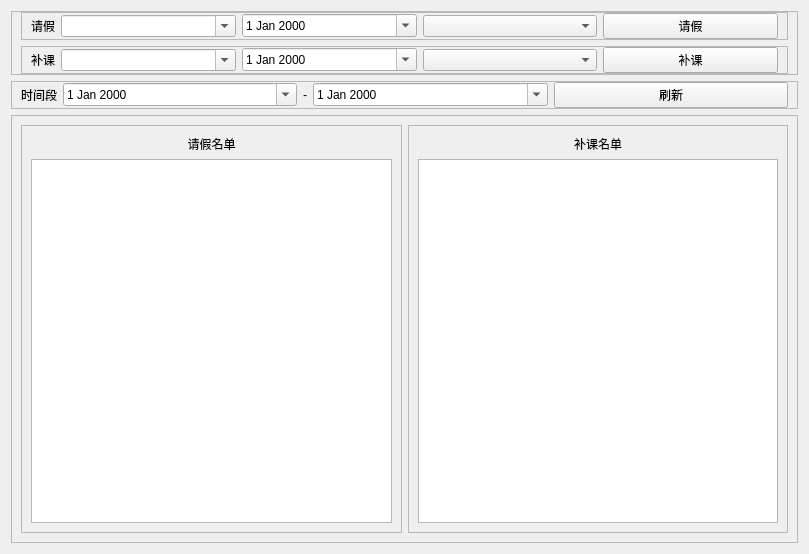
<?xml version="1.0" encoding="UTF-8"?>
<ui version="4.0">
 <class>LeaveAndMakeup</class>
 <widget class="QWidget" name="LeaveAndMakeup">
  <property name="geometry">
   <rect>
    <x>0</x>
    <y>0</y>
    <width>809</width>
    <height>554</height>
   </rect>
  </property>
  <property name="windowTitle">
   <string>Form</string>
  </property>
  <layout class="QVBoxLayout" name="verticalLayout">
   <item>
    <widget class="QFrame" name="frame">
     <property name="frameShape">
      <enum>QFrame::StyledPanel</enum>
     </property>
     <property name="frameShadow">
      <enum>QFrame::Raised</enum>
     </property>
     <layout class="QVBoxLayout" name="verticalLayout_2">
      <property name="topMargin">
       <number>0</number>
      </property>
      <property name="bottomMargin">
       <number>0</number>
      </property>
      <item>
       <widget class="QFrame" name="frame_4">
        <property name="frameShape">
         <enum>QFrame::StyledPanel</enum>
        </property>
        <property name="frameShadow">
         <enum>QFrame::Raised</enum>
        </property>
        <layout class="QHBoxLayout" name="horizontalLayout_3">
         <property name="topMargin">
          <number>0</number>
         </property>
         <property name="bottomMargin">
          <number>0</number>
         </property>
         <item>
          <widget class="QLabel" name="label_5">
           <property name="sizePolicy">
            <sizepolicy hsizetype="Maximum" vsizetype="Preferred">
             <horstretch>0</horstretch>
             <verstretch>0</verstretch>
            </sizepolicy>
           </property>
           <property name="text">
            <string>请假</string>
           </property>
          </widget>
         </item>
         <item>
          <widget class="QComboBox" name="comboBox_leave_name">
           <property name="editable">
            <bool>true</bool>
           </property>
          </widget>
         </item>
         <item>
          <widget class="QDateEdit" name="dateEdit_leave">
           <property name="calendarPopup">
            <bool>true</bool>
           </property>
          </widget>
         </item>
         <item>
          <widget class="QComboBox" name="comboBox_leave_classTime"/>
         </item>
         <item>
          <widget class="QPushButton" name="pushButton_leave">
           <property name="text">
            <string>请假</string>
           </property>
          </widget>
         </item>
        </layout>
       </widget>
      </item>
      <item>
       <widget class="QFrame" name="frame_5">
        <property name="frameShape">
         <enum>QFrame::StyledPanel</enum>
        </property>
        <property name="frameShadow">
         <enum>QFrame::Raised</enum>
        </property>
        <layout class="QHBoxLayout" name="horizontalLayout_4">
         <property name="topMargin">
          <number>0</number>
         </property>
         <property name="bottomMargin">
          <number>0</number>
         </property>
         <item>
          <widget class="QLabel" name="label_6">
           <property name="sizePolicy">
            <sizepolicy hsizetype="Maximum" vsizetype="Preferred">
             <horstretch>0</horstretch>
             <verstretch>0</verstretch>
            </sizepolicy>
           </property>
           <property name="text">
            <string>补课</string>
           </property>
          </widget>
         </item>
         <item>
          <widget class="QComboBox" name="comboBox_makeUp_name">
           <property name="editable">
            <bool>true</bool>
           </property>
          </widget>
         </item>
         <item>
          <widget class="QDateEdit" name="dateEdit_makeUp">
           <property name="calendarPopup">
            <bool>true</bool>
           </property>
          </widget>
         </item>
         <item>
          <widget class="QComboBox" name="comboBox_makeUp_classTime"/>
         </item>
         <item>
          <widget class="QPushButton" name="pushButton_makeUp">
           <property name="text">
            <string>补课</string>
           </property>
          </widget>
         </item>
        </layout>
       </widget>
      </item>
     </layout>
    </widget>
   </item>
   <item>
    <widget class="QFrame" name="frame_2">
     <property name="frameShape">
      <enum>QFrame::StyledPanel</enum>
     </property>
     <property name="frameShadow">
      <enum>QFrame::Raised</enum>
     </property>
     <layout class="QHBoxLayout" name="horizontalLayout_2">
      <property name="topMargin">
       <number>0</number>
      </property>
      <property name="bottomMargin">
       <number>0</number>
      </property>
      <item>
       <widget class="QLabel" name="label_2">
        <property name="sizePolicy">
         <sizepolicy hsizetype="Maximum" vsizetype="Preferred">
          <horstretch>0</horstretch>
          <verstretch>0</verstretch>
         </sizepolicy>
        </property>
        <property name="text">
         <string>时间段</string>
        </property>
       </widget>
      </item>
      <item>
       <widget class="QDateEdit" name="dateEdit_begin">
        <property name="calendarPopup">
         <bool>true</bool>
        </property>
       </widget>
      </item>
      <item>
       <widget class="QLabel" name="label">
        <property name="sizePolicy">
         <sizepolicy hsizetype="Maximum" vsizetype="Preferred">
          <horstretch>0</horstretch>
          <verstretch>0</verstretch>
         </sizepolicy>
        </property>
        <property name="text">
         <string>-</string>
        </property>
       </widget>
      </item>
      <item>
       <widget class="QDateEdit" name="dateEdit_2_end">
        <property name="calendarPopup">
         <bool>true</bool>
        </property>
       </widget>
      </item>
      <item>
       <widget class="QPushButton" name="pushButton_flash">
        <property name="text">
         <string>刷新</string>
        </property>
       </widget>
      </item>
     </layout>
    </widget>
   </item>
   <item>
    <widget class="QFrame" name="frame_3">
     <property name="frameShape">
      <enum>QFrame::StyledPanel</enum>
     </property>
     <property name="frameShadow">
      <enum>QFrame::Raised</enum>
     </property>
     <layout class="QHBoxLayout" name="horizontalLayout">
      <item>
       <widget class="QFrame" name="frame_6">
        <property name="accessibleName">
         <string/>
        </property>
        <property name="frameShape">
         <enum>QFrame::StyledPanel</enum>
        </property>
        <property name="frameShadow">
         <enum>QFrame::Raised</enum>
        </property>
        <layout class="QVBoxLayout" name="verticalLayout_3">
         <item>
          <widget class="QLabel" name="label_3">
           <property name="text">
            <string>请假名单</string>
           </property>
           <property name="alignment">
            <set>Qt::AlignCenter</set>
           </property>
          </widget>
         </item>
         <item>
          <widget class="QTableView" name="tableView_leave"/>
         </item>
        </layout>
       </widget>
      </item>
      <item>
       <widget class="QFrame" name="frame_7">
        <property name="accessibleName">
         <string/>
        </property>
        <property name="frameShape">
         <enum>QFrame::StyledPanel</enum>
        </property>
        <property name="frameShadow">
         <enum>QFrame::Raised</enum>
        </property>
        <layout class="QVBoxLayout" name="verticalLayout_4">
         <item>
          <widget class="QLabel" name="label_4">
           <property name="text">
            <string>补课名单</string>
           </property>
           <property name="alignment">
            <set>Qt::AlignCenter</set>
           </property>
          </widget>
         </item>
         <item>
          <widget class="QTableView" name="tableView_makeUp"/>
         </item>
        </layout>
       </widget>
      </item>
     </layout>
    </widget>
   </item>
  </layout>
 </widget>
 <resources/>
 <connections/>
</ui>
